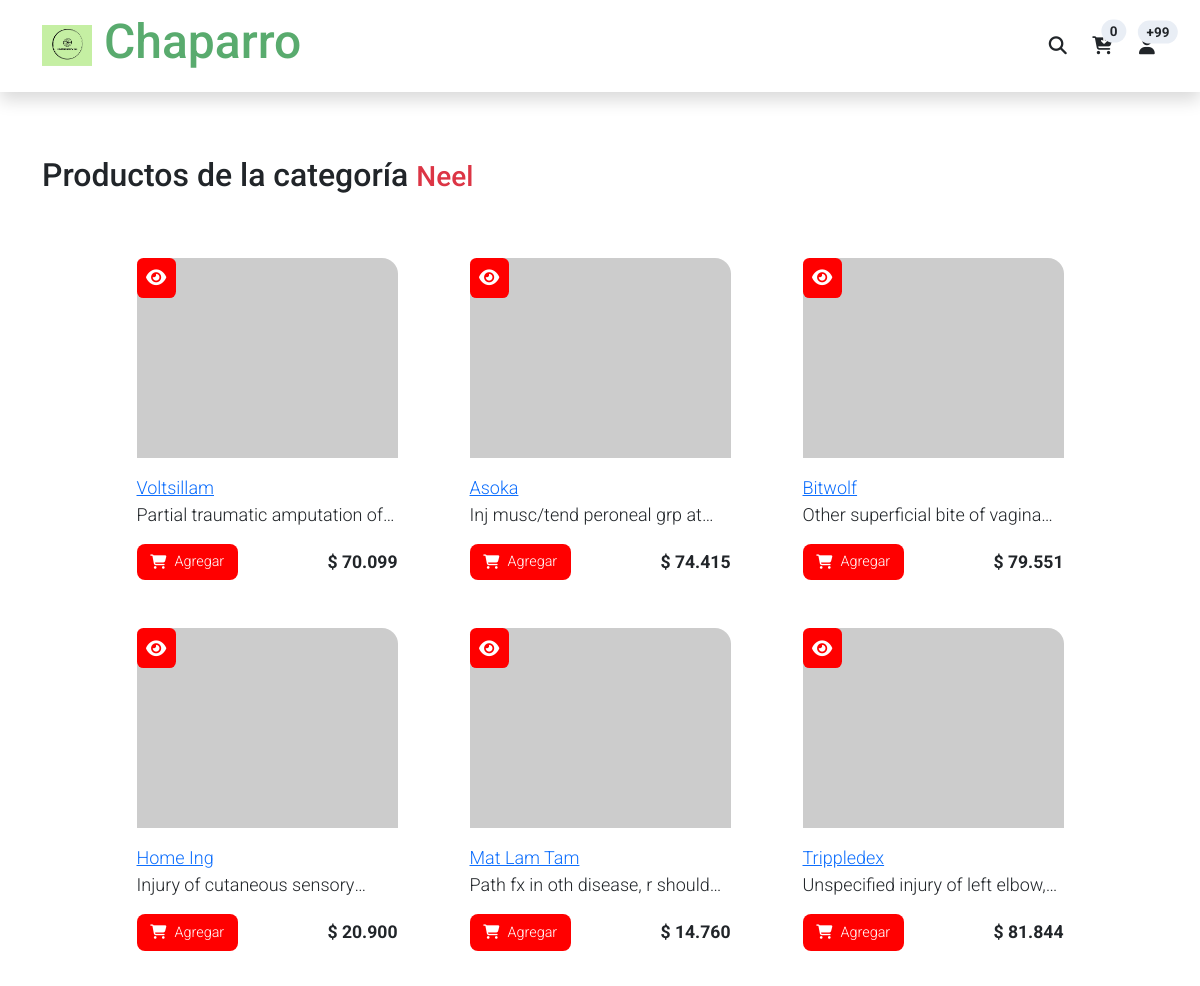
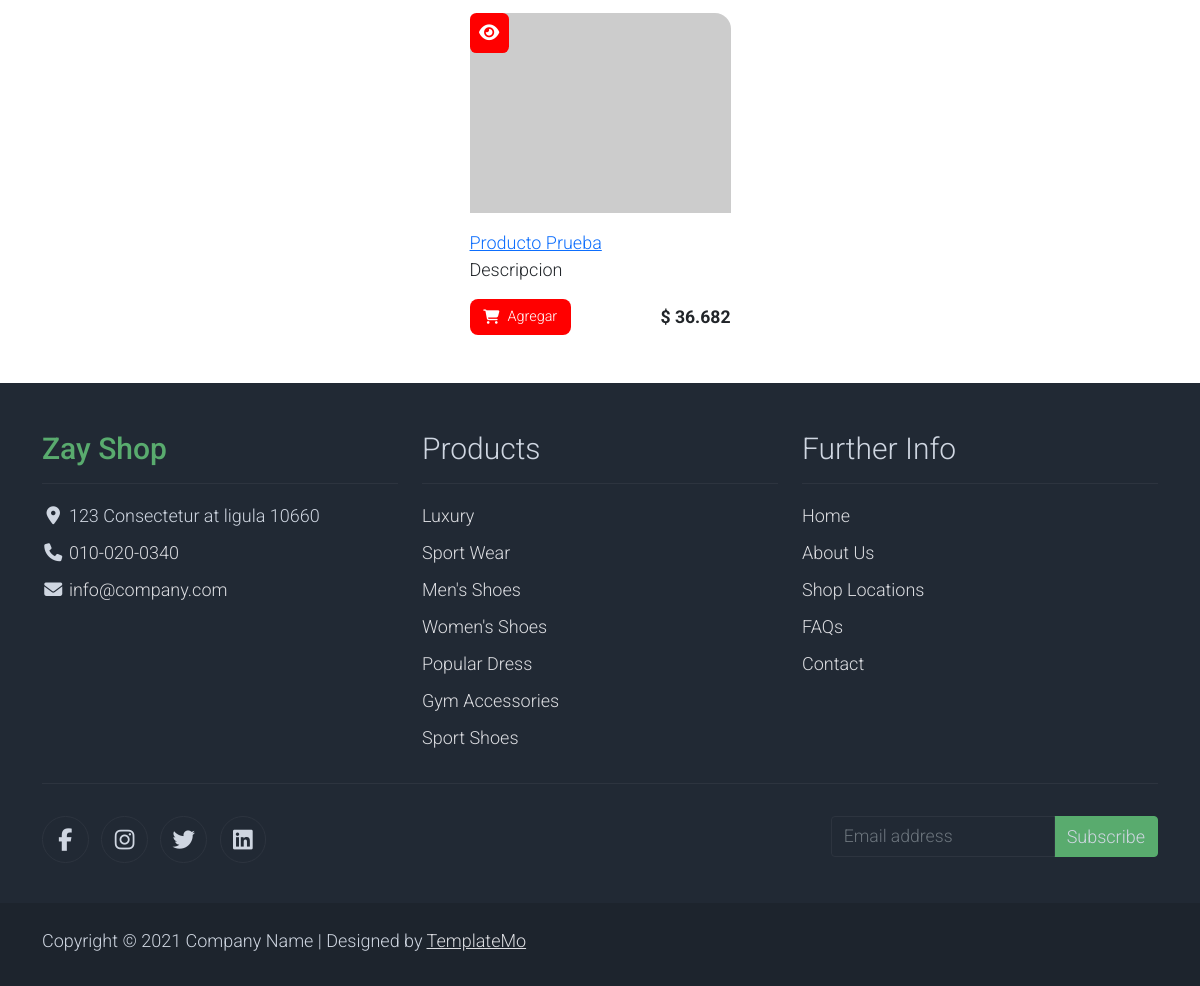
The app's page /principal/categoria/2 with its own data (2 pictures, top to bottom).
### tables this page shows
CREATE TABLE `categorias` (
  `id_categoria` int(11) NOT NULL,
  `nombre_categoria` varchar(100) NOT NULL,
  `imagen_categoria` varchar(255) DEFAULT NULL
);

CREATE TABLE `productos` (
  `id_producto` int(11) NOT NULL,
  `nombre_producto` varchar(100) NOT NULL,
  `descripcion_producto` text DEFAULT NULL,
  `precio_producto` decimal(10,2) NOT NULL,
  `cantidad_producto` int(11) NOT NULL,
  `imagen_producto` varchar(255) DEFAULT NULL,
  `categoria_id` int(11) DEFAULT NULL
);

### Config/App/Controller.php (called while the page is built, shortened)
<?php
class Controller
{
    public function cargarModel()
    {
        $model = get_class($this) . "Model";
        $ruta = "Models/" . $model . ".php";
    }
}

### Config/App/Conexion.php (called while the page is built)
<?php
class Conexion{
    private $conect;
    public function __construct()
    {
        $pdo = "mysql:host=".HOST.";dbname=".DB.";".CHARSET;
        try {
            $this->conect = new PDO($pdo, USER, PASS);
            $this->conect->setAttribute(PDO::ATTR_ERRMODE, PDO::ERRMODE_EXCEPTION);
        } catch (PDOException $e) {
            echo "Error en la conexion".$e->getMessage();
        }
    }
    public function conect()
    {
        return $this->conect;
    }
}
?>

### Config/App/Query.php (called while the page is built, shortened)
<?php
class Query extends Conexion
{
    private $pdo, $con, $sql, $datos;
    public function __construct()
    {
        $this->pdo = new Conexion();
        $this->con = $this->pdo->conect();
    }
    public function selectAll(string $sql, array $datos = [])
    {
        try {
            $this->sql = $sql;
            $this->datos = $datos;
            $stmt = $this->con->prepare($this->sql);
            $stmt->execute($this->datos);
            return $stmt->fetchAll(PDO::FETCH_ASSOC);
        } catch (PDOException $e) {
            error_log("Error en selectAll: " . $e->getMessage());
            return false;
        }
    }
}

### Config/App/Views.php (called while the page is built)
<?php
class Views{
    public function getView($ruta, $vista, $data="")
    {
        if ($ruta == "home") {
            $vista = "Views/".$vista.".php";
        }else{
            $vista = "Views/".$ruta."/".$vista.".php";
        }
        require $vista;
    }
}
?>

### Controllers/Principal.php (called while the page is built, shortened)
<?php
class Principal extends Controller
{
    public function categoria($id_categoria) {
        $data['categoria'] = $this->model->getCategoria($id_categoria);
        $data['title'] = $data['categoria'][0]['nombre_categoria'];
        $this->views->getView('principal', "categoria", $data);
    }
}

### Models/PrincipalModel.php (called while the page is built, shortened)
<?php
class PrincipalModel extends Query
{
    public function getCategoria($id_categoria)
    {
        $sql = "SELECT p.*, c.nombre_categoria
            FROM productos p
            INNER JOIN categorias c ON p.categoria_id = c.id_categoria
            WHERE c.id_categoria = '$id_categoria'";
        $productos = $this->selectAll($sql);
        return $productos;
    }
}

### Views/Principal/categoria.php (the view, shortened to what this page needs)
<?php include_once "Views/Template-Principal/Header.php"; ?>
<div class="container py-5">
    <h2 class="mb-5 mt-3">Productos de la categoría <small class="text-danger"><?php echo $data['categoria'][0]['nombre_categoria']; ?></small></h2>
    <div class="row pt-3 gap-5 d-flex justify-content-center">
        <?php foreach ($data['categoria'] as $producto) { ?>
            <div class="col-md-3">
                <div class="card">
                    <a href="<?php echo BASE_URL . 'principal/detail/' . $producto['id_producto']; ?>" class="card-title">
                        <img class="card-img-left" src="<?php echo $producto['imagen_producto']; ?>"
                            alt="Imagen del Producto"
                            data-imagen="<?php echo $producto['imagen_producto']; ?>" />
                    </a>
                    <div class="card-body mt-2">
                        <a href="<?php echo BASE_URL . 'principal/detail/' . $producto['id_producto']; ?>"
                            class="card-title"
                            data-nombre="<?php echo $producto['nombre_producto']; ?>">
                            <?php echo $producto['nombre_producto']; ?>
                        </a>
                        <p class="card-text"><?php echo $producto['descripcion_producto']; ?></p>
                        <div class="d-flex justify-content-between align-items-center mt-2">
                            <a href="#" class="btn btn-add-to-cart d-flex align-items-center gap-2" id="btnAddCarrito"
                                prod="<?php echo $producto['id_producto']; ?>"
                                data-nombre="<?php echo $producto['nombre_producto']; ?>"
                                data-imagen="<?php echo $producto['imagen_producto']; ?>"
                                data-precio="<?php echo $producto['precio_producto']; ?>">
                                <i class="fa-solid fa-cart-shopping"></i> Agregar
                            </a>
                            <span class="price" data-precio="<?php echo $producto['precio_producto']; ?>">
                                $ <?php echo $producto['precio_producto']; ?>
                            </span>
                        </div>
                    </div>
                    <a href="<?php echo BASE_URL . 'principal/detail/' . $producto['id_producto']; ?>" class="ojo">
                        <i class="fa-solid fa-eye"></i>
                    </a>
                </div>
            </div>
        <?php } ?>
    </div>
</div>
<?php include_once "Views/Template-Principal/Footer.php"; ?>

### index.php (shortened to what this page needs)
<?php
$ruta = !empty($_GET['url']) ? $_GET['url'] : "home/index";
$array = explode("/", $ruta);
$controller = ucfirst($array[0]);
$metodo = "index";
$parametro = "";
if (!empty($array[1])) {
    if (!empty($array[1] != "")) {
        $metodo = $array[1];
    }
}
if (!empty($array[2])) {
    if (!empty($array[2] != "")) {
        for ($i = 2; $i < count($array); $i++) {
            $parametro .= $array[$i] . ",";
        }
        $parametro = trim($parametro, ",");
    }
}
$dirControllers = "Controllers/" . $controller . ".php";
if (file_exists($dirControllers)) {
    $controller = new $controller();
    if (method_exists($controller, $metodo)) {
        $controller->$metodo($parametro);
    } else {
        header('Location: '.BASE_URL.'errors');
    }
} else {
    header('Location: ' . BASE_URL . 'errors');
}
?>

### Views/Template-Principal/Header.php (shortened to what this page needs)
<!DOCTYPE html>
<html lang="en">
<head>
    <link rel="stylesheet" href="<?php echo BASE_URL . 'assets/css/bootstrap.min.css'; ?>">
    <link rel="stylesheet" href="<?php echo BASE_URL . 'assets/css/templatemo.css'; ?>">
    <link rel="stylesheet" href="<?php echo BASE_URL . 'assets/css/custom.css'; ?>">
    <link rel="stylesheet" href="<?php echo BASE_URL . 'assets/css/style.css'; ?>">
    <link rel="stylesheet" href="<?php echo BASE_URL . 'assets/css/mod/carrito.css'; ?>">
    <link rel="stylesheet" href="<?php echo BASE_URL . 'assets/css/fontawesome.min.css'; ?>">
    <link rel="stylesheet" href="https://cdnjs.cloudflare.com/ajax/libs/font-awesome/6.7.2/css/all.min.css" />
    <link rel="stylesheet" href="https://cdn.jsdelivr.net/npm/swiper@11/swiper-bundle.min.css" />
    <link rel="stylesheet" type="text/css" href="https://cdn.jsdelivr.net/npm/toastify-js/src/toastify.min.css">
    <link rel="stylesheet" type="text/css" href="<?php echo BASE_URL . 'assets/css/slick.min.css'; ?>">
    <link rel="stylesheet" type="text/css" href="<?php echo BASE_URL . 'assets/css/slick-theme.css'; ?>">
</head>
<body>
    <nav class="navbar navbar-expand-lg navbar-light shadow">
        <div class="container d-flex justify-content-between align-items-center">
            <a class="navbar-brand text-success logo h1 align-self-center" href="<?php echo BASE_URL; ?>">
                <img src="<?php echo BASE_URL ?>assets/img/logo.jfif" alt="" width="50">
                Chaparro
            </a>
            <div class="collapse navbar-collapse" id="templatemo_main_nav">
                <div class="navbar-nav ms-auto d-flex align-items-center gap-3">
                    <a class="nav-icon d-none d-lg-inline" href="#" data-bs-toggle="modal" data-bs-target="#templatemo_search">
                        <i class="fa fa-fw fa-search text-dark mr-2"></i>
                    </a>
                    <button class="nav-icon position-relative text-decoration-none bg-transparent border-0" data-bs-toggle="modal" data-bs-target="#carritoModal">
                        <i class="fa fa-fw fa-cart-arrow-down text-dark mr-1"></i>
                        <span class="position-absolute top-0 left-100 translate-middle badge rounded-pill bg-light text-dark" id="btnCantidadCarrito">0</span>
                    </button>
                    <a class="nav-icon position-relative text-decoration-none" href="<?php echo BASE_URL . 'Admin/login/'; ?>">
                        <i class="fa fa-fw fa-user text-dark mr-3"></i>
                        <span class="position-absolute top-0 left-100 translate-middle badge rounded-pill bg-light text-dark">+99</span>
                    </a>
                </div>
            </div>
        </div>
    </nav>

### Views/Template-Principal/Footer.php (shortened to what this page needs)
<footer class="bg-dark" id="tempaltemo_footer">
    <div class="container">
        <div class="row">
            <div class="col-md-4 pt-5">
                <h2 class="h2 text-success border-bottom pb-3 border-light logo">Zay Shop</h2>
                <ul class="list-unstyled text-light footer-link-list">
                    <li>
                        <i class="fas fa-map-marker-alt fa-fw"></i>
                        123 Consectetur at ligula 10660
                    </li>
                    <li>
                        <i class="fa fa-phone fa-fw"></i>
                        <a class="text-decoration-none" href="tel:010-020-0340">010-020-0340</a>
                    </li>
                    <li>
                        <i class="fa fa-envelope fa-fw"></i>
                        <a class="text-decoration-none" href="mailto:info@company.com">info@company.com</a>
                    </li>
                </ul>
            </div>
            <div class="col-md-4 pt-5">
                <h2 class="h2 text-light border-bottom pb-3 border-light">Products</h2>
                <ul class="list-unstyled text-light footer-link-list">
                    <li><a class="text-decoration-none" href="#">Luxury</a></li>
                    <li><a class="text-decoration-none" href="#">Sport Wear</a></li>
                    <li><a class="text-decoration-none" href="#">Men's Shoes</a></li>
                    <li><a class="text-decoration-none" href="#">Women's Shoes</a></li>
                    <li><a class="text-decoration-none" href="#">Popular Dress</a></li>
                    <li><a class="text-decoration-none" href="#">Gym Accessories</a></li>
                    <li><a class="text-decoration-none" href="#">Sport Shoes</a></li>
                </ul>
            </div>
            <div class="col-md-4 pt-5">
                <h2 class="h2 text-light border-bottom pb-3 border-light">Further Info</h2>
                <ul class="list-unstyled text-light footer-link-list">
                    <li><a class="text-decoration-none" href="#">Home</a></li>
                    <li><a class="text-decoration-none" href="#">About Us</a></li>
                    <li><a class="text-decoration-none" href="#">Shop Locations</a></li>
                    <li><a class="text-decoration-none" href="#">FAQs</a></li>
                    <li><a class="text-decoration-none" href="#">Contact</a></li>
                </ul>
            </div>
        </div>
        <div class="row text-light mb-4">
            <div class="col-12 mb-3">
                <div class="w-100 my-3 border-top border-light"></div>
            </div>
            <div class="col-auto me-auto">
                <ul class="list-inline text-left footer-icons">
                    <li class="list-inline-item border border-light rounded-circle text-center">
                        <a class="text-light text-decoration-none" target="_blank" href="http://facebook.com/"><i class="fab fa-facebook-f fa-lg fa-fw"></i></a>
                    </li>
                    <li class="list-inline-item border border-light rounded-circle text-center">
                        <a class="text-light text-decoration-none" target="_blank" href="https://www.instagram.com/"><i class="fab fa-instagram fa-lg fa-fw"></i></a>
                    </li>
                    <li class="list-inline-item border border-light rounded-circle text-center">
                        <a class="text-light text-decoration-none" target="_blank" href="https://twitter.com/"><i class="fab fa-twitter fa-lg fa-fw"></i></a>
                    </li>
                    <li class="list-inline-item border border-light rounded-circle text-center">
                        <a class="text-light text-decoration-none" target="_blank" href="https://www.linkedin.com/"><i class="fab fa-linkedin fa-lg fa-fw"></i></a>
                    </li>
                </ul>
            </div>
            <div class="col-auto">
                <div class="input-group mb-2">
                    <input type="text" class="form-control bg-dark border-light" id="subscribeEmail" placeholder="Email address">
                    <div class="input-group-text btn-success text-light">Subscribe</div>
                </div>
            </div>
        </div>
    </div>
    <div class="w-100 bg-black py-3">
        <div class="container">
            <div class="row pt-2">
                <div class="col-12">
                    <p class="text-left text-light">
                        Copyright &copy; 2021 Company Name
                        | Designed by <a rel="sponsored" href="https://templatemo.com" target="_blank">TemplateMo</a>
                    </p>
                </div>
            </div>
        </div>
    </div>
</footer>

### assets/css/templatemo.css (style rules this page uses)
body, ul, li, p, a, label, input, div { font-family: 'Roboto', sans-serif; font-size: 18px !important; font-weight: 300 !important; }
.h1 { font-family: 'Roboto', sans-serif; font-size: 48px !important; font-weight: 200 !important; }
.h2 { font-family: 'Roboto', sans-serif; font-size: 30px !important; font-weight: 300; }
.logo { font-weight: 500 !important; }
.text-success { color: #59ab6e !important; }
.text-light { color: #cfd6e1 !important; }
.bg-dark { background-color: #212934 !important; }
.bg-light { background-color: #e9eef5 !important; }
.bg-black { background-color: #1d242d !important; }
.btn-success { background-color: #59ab6e !important; border-color: #56ae6c !important; }
#templatemo_main_nav a { color: #212934; }
.form-control { border: 1px solid #e8e8e8; }
#tempaltemo_footer a { color: #dcdde1; }
#tempaltemo_footer ul.footer-link-list li { padding-top: 10px; }
#tempaltemo_footer ul.footer-icons li { width: 2.6em; height: 2.6em; line-height: 2.6em; }
#tempaltemo_footer .border-light { border-color: #2d343f !important; }
@media (min-width: 768px) { #templatemo_main_nav .navbar-nav { max-width: 450px; } }
@media (min-width: 992px) { #templatemo_main_nav .navbar-nav { max-width: 550px; } }

### assets/css/style.css (style rules this page uses)
.card { position: relative; border: none; height: 100%; }
.card-body { padding: 0 !important; }
.card-title { font-size: 1.1rem; font-weight: bold; margin-bottom: 0.5rem; }
.card-text { display: -webkit-box; -webkit-box-orient: vertical; overflow: hidden; text-overflow: ellipsis; -webkit-line-clamp: 1; line-height: 1.5; max-height: 4.5em; }
.price { font-weight: bold; font-size: 1.1rem; }
.btn-add-to-cart { background: red; color: #fff; padding: 0.4rem .8rem; font-size: 0.9rem !important; border-radius: 0.5rem; text-decoration: none; }
.ojo { position: absolute; top: 0; left: 0; background: red; color: white; padding: 0.2rem; border-radius: .4rem; text-decoration: none; padding: .4rem .6rem; }
.card-img-left { width: 100%; height: 200px; object-fit: cover; border-top-left-radius: 1rem; border-top-right-radius: 1rem; }

### assets/css/mod/carrito.css (style rules this page uses)
#seccionPedido label, input { font-size: 1.1rem !important; }

### records on screen
categorias: nombre_categoria "Neel"
productos: nombre_producto "Voltsillam", descripcion_producto "Partial traumatic amputation…", precio_producto "70.099"
productos: nombre_producto "Asoka", descripcion_producto "Inj musc/tend peroneal grp…", precio_producto "74.415"
productos: nombre_producto "Bitwolf", descripcion_producto "Other superficial bite of…", precio_producto "79.551"
productos: nombre_producto "Home Ing", descripcion_producto "Injury of cutaneous…", precio_producto "20.900"
productos: nombre_producto "Mat Lam Tam", descripcion_producto "Path fx in oth disease, r…", precio_producto "14.760"
productos: nombre_producto "Trippledex", descripcion_producto "Unspecified injury of left…", precio_producto "81.844"
productos: nombre_producto "Producto Prueba", descripcion_producto "Descripcion", precio_producto "36.682"
